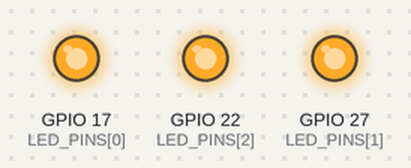
The program below on a simulated Raspberry Pi (BCM pin numbers). Shown: output pins drawn as LEDs (lit = HIGH). What the program prints to the terminal is not drawn.

Above: at 1.0 s.
At 3.0 s:
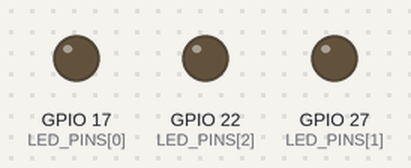
Timing chart, 0 to 5.2 s (numbered marks = the images above):
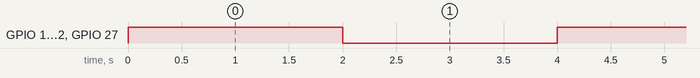

Measured:
- by itself, GPIO 17 (LED_PINS[0]), GPIO 22 (LED_PINS[2]), GPIO 27 (LED_PINS[1]): alternates HIGH for 2.0 s and LOW for 2.0 s

The program:

gpio.py
```python
import RPi.GPIO as GPIO
from time import sleep

# GPIO 핀 번호 설정 (여기서는 BCM 모드 사용)
LED_PINS = [17, 27, 22]  # 각각의 GPIO 핀 번호

# GPIO 설정
GPIO.setmode(GPIO.BCM)
GPIO.setup(LED_PINS, GPIO.OUT)  # LED 핀을 출력 모드로 설정

# LED 제어 함수
def control_leds(state):
    for pin in LED_PINS:
        GPIO.output(pin, state)

try:
    while True:
        # LED 켜기
        control_leds(GPIO.HIGH)
        print("LED가 켜졌습니다!")
        sleep(2)  # 2초 동안 켜짐

        # LED 끄기
        control_leds(GPIO.LOW)
        print("LED가 꺼졌습니다!")
        sleep(2)  # 2초 동안 꺼짐

finally:
    # 종료 시 GPIO 클린업
    GPIO.cleanup()
```
